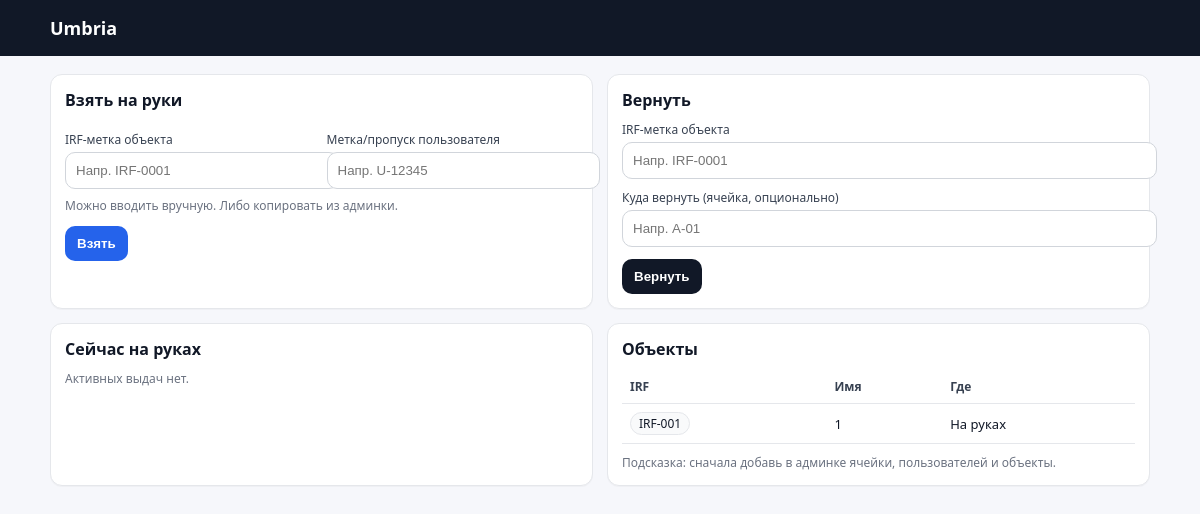
Before: / with the older database file.
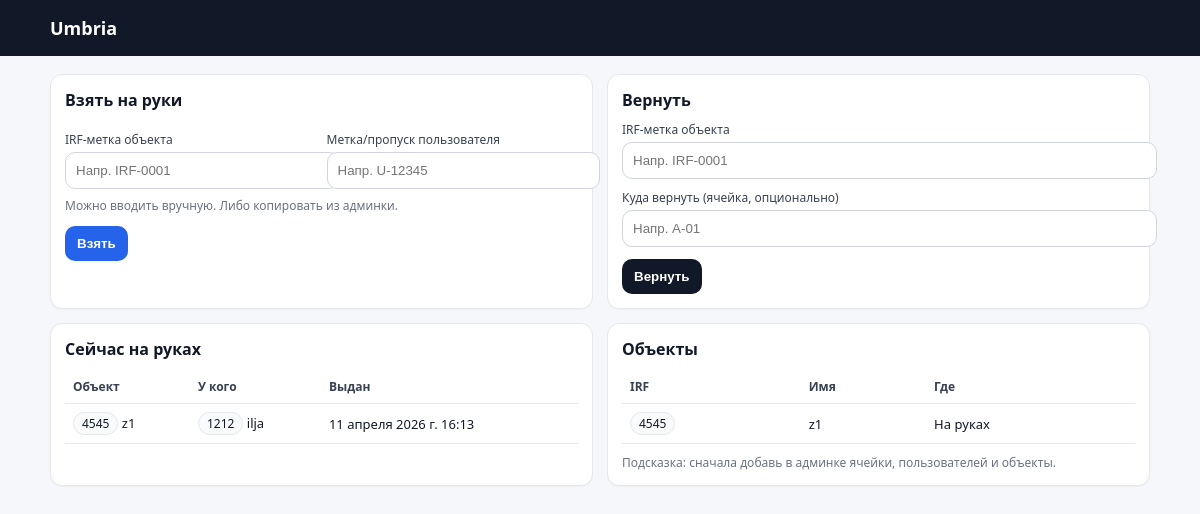
After: the same page with the newer database file.
### inventory/models.py (models this page shows, shortened)
class TrackedObject(models.Model):
    irf_tag = models.CharField(max_length=128, unique=True)
    name = models.CharField(max_length=200, blank=True, default="")
    cell = models.ForeignKey(
        Cell,
        null=True,
        blank=True,
        on_delete=models.SET_NULL,
        related_name="tracked_objects",
    )
    state = models.CharField(max_length=32, blank=True, default="ok")
    created_at = models.DateTimeField(auto_now_add=True)
    class Meta:
        verbose_name = "Объект"
        verbose_name_plural = "Объекты"

class Handout(models.Model):
    object = models.ForeignKey(
        TrackedObject, on_delete=models.PROTECT, related_name="handouts"
    )
    user = models.ForeignKey(UserTag, on_delete=models.PROTECT, related_name="handouts")
    issued_at = models.DateTimeField(default=timezone.now)
    returned_at = models.DateTimeField(null=True, blank=True)
    note = models.TextField(blank=True, default="")
    class Meta:
        verbose_name = "Выдача на руки"
        verbose_name_plural = "Выдачи на руки"
        constraints = [
            models.UniqueConstraint(
                fields=["object"],
                condition=Q(returned_at__isnull=True),
                name="uniq_active_handout_per_object",
            )
        ]

class UserTag(models.Model):
    full_name = models.CharField(max_length=200, blank=True, default="")
    pass_tag = models.CharField(max_length=64, unique=True)
    status = models.CharField(max_length=32, blank=True, default="active")
    created_at = models.DateTimeField(auto_now_add=True)
    class Meta:
        verbose_name = "Пользователь (метка/пропуск)"
        verbose_name_plural = "Пользователи (метки/пропуска)"

### inventory/views.py (the view, shortened to what this page needs)
# urls.py: path("", views.index, name="index"),
def index(request: HttpRequest) -> HttpResponse:
    objects = TrackedObject.objects.select_related("cell").order_by("irf_tag")
    active_handouts = (
        Handout.objects.select_related("object", "user")
        .filter(returned_at__isnull=True)
        .order_by("-issued_at")
    )
    cells = Cell.objects.order_by("cell_code")
    users = UserTag.objects.order_by("pass_tag")
    return render(
        request,
        "inventory/index.html",
        {
            "objects": objects,
            "active_handouts": active_handouts,
            "cells": cells,
            "users": users,
        },
    )

### inventory/templates/inventory/index.html (shortened to what this page needs)
{% extends "base.html" %}
{% block content %}
  <div class="grid">
    <div class="card">
      <h2>Взять на руки</h2>
      <form method="post">
        <div class="row">
          <div>
            <label>IRF-метка объекта</label>
            <input name="irf_tag" placeholder="Напр. IRF-0001" />
          </div>
          <div>
            <label>Метка/пропуск пользователя</label>
            <input name="pass_tag" placeholder="Напр. U-12345" />
          </div>
        </div>
        <div class="muted" style="margin-top:8px;">
          Можно вводить вручную. Либо копировать из админки.
        </div>
        <div class="actions">
          <button class="btn-primary" type="submit">Взять</button>
        </div>
      </form>
    </div>
    <div class="card">
      <h2>Вернуть</h2>
      <form method="post">
        <label>IRF-метка объекта</label>
        <input name="irf_tag" placeholder="Напр. IRF-0001" />
        <label>Куда вернуть (ячейка, опционально)</label>
        <input name="cell_code" placeholder="Напр. A-01" />
        <div class="actions">
          <button class="btn-secondary" type="submit">Вернуть</button>
        </div>
      </form>
    </div>
  </div>
  <div class="grid" style="margin-top:14px;">
    <div class="card">
      <h2>Сейчас на руках</h2>
      {% if active_handouts %}
        <table>
          <thead>
            <tr>
              <th>Объект</th>
              <th>У кого</th>
              <th>Выдан</th>
            </tr>
          </thead>
          <tbody>
            {% for h in active_handouts %}
              <tr>
                <td><span class="badge">{{ h.object.irf_tag }}</span> {{ h.object.name }}</td>
                <td><span class="badge">{{ h.user.pass_tag }}</span> {{ h.user.full_name }}</td>
                <td>{{ h.issued_at }}</td>
              </tr>
            {% endfor %}
          </tbody>
        </table>
      {% else %}
        <div class="muted">Активных выдач нет.</div>
      {% endif %}
    </div>
    <div class="card">
      <h2>Объекты</h2>
      {% if objects %}
        <table>
          <thead>
            <tr>
              <th>IRF</th>
              <th>Имя</th>
              <th>Где</th>
            </tr>
          </thead>
          <tbody>
            {% for o in objects %}
              <tr>
                <td><span class="badge">{{ o.irf_tag }}</span></td>
                <td>{{ o.name }}</td>
                <td>
                  {% if o.cell %}
                    Ячейка: <span class="badge">{{ o.cell.cell_code }}</span>
                  {% else %}
                    На руках
                  {% endif %}
                </td>
              </tr>
            {% endfor %}
          </tbody>
        </table>
      {% else %}
        <div class="muted">Пока нет объектов. Добавь их в админке.</div>
      {% endif %}
      <div class="muted" style="margin-top:10px;">
        Подсказка: сначала добавь в админке ячейки, пользователей и объекты.
      </div>
    </div>
  </div>
{% endblock %}

### templates/base.html (shortened to what this page needs)
<!doctype html>
<html lang="ru">
  <head>
  </head>
  <body>
    <header>
      <div style="max-width: 1100px; margin: 0 auto; padding: 0 16px; display:flex; align-items:center; justify-content:space-between;">
        <h1>Umbria</h1>
      </div>
    </header>
    <main>
      {% block content %}{% endblock %}
    </main>
  </body>
</html>

### templates/base.html (style rules this page uses)
:root { color-scheme: light; }
body { font-family: system-ui, -apple-system, Segoe UI, Roboto, Arial, sans-serif; margin: 0; background: #f6f7fb; color: #111827; }
header { background: #111827; color: #fff; padding: 16px 20px; }
main { max-width: 1100px; margin: 18px auto; padding: 0 16px 32px; }
.grid { display: grid; grid-template-columns: 1fr 1fr; gap: 14px; }
.card { background: #fff; border: 1px solid #e5e7eb; border-radius: 12px; padding: 14px; box-shadow: 0 1px 1px rgba(0,0,0,.03); }
h1 { margin: 0; font-size: 18px; }
h2 { margin: 0 0 10px; font-size: 16px; }
label { display: block; font-size: 12px; color: #374151; margin: 10px 0 4px; }
input, select { width: 100%; padding: 10px; border: 1px solid #d1d5db; border-radius: 10px; background: #fff; }
.row { display: grid; grid-template-columns: 1fr 1fr; gap: 10px; }
.actions { display: flex; gap: 8px; margin-top: 12px; }
button { cursor: pointer; border: 0; border-radius: 10px; padding: 10px 12px; font-weight: 600; }
.btn-primary { background: #2563eb; color: #fff; }
.btn-secondary { background: #111827; color: #fff; }
.muted { color: #6b7280; font-size: 12px; }
table { width: 100%; border-collapse: collapse; }
th, td { border-bottom: 1px solid #e5e7eb; padding: 8px; text-align: left; font-size: 13px; }
th { font-size: 12px; color: #374151; }
.badge { display: inline-block; padding: 2px 8px; border-radius: 999px; font-size: 12px; border: 1px solid #e5e7eb; background: #f9fafb; }

Changed rows visible on the page:
removed TrackedObject: irf_tag "IRF-001", name "1", shows "На руках"
added Handout: object.irf_tag "4545", object.name "z1", user.pass_tag "1212", user.full_name "ilja", issued_at "11 апреля 2026 г. 16:13"
added TrackedObject: irf_tag "4545", name "z1", shows "На руках"
Other visible differences:
text no longer shown: "Активных выдач нет."
text now shown: "Объект У кого Выдан"
